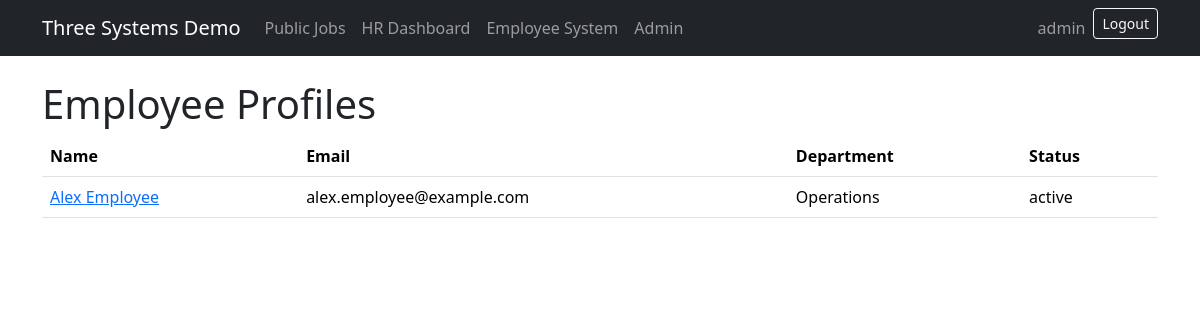
Page /employees/employees/ (signed in) on the earlier database version.
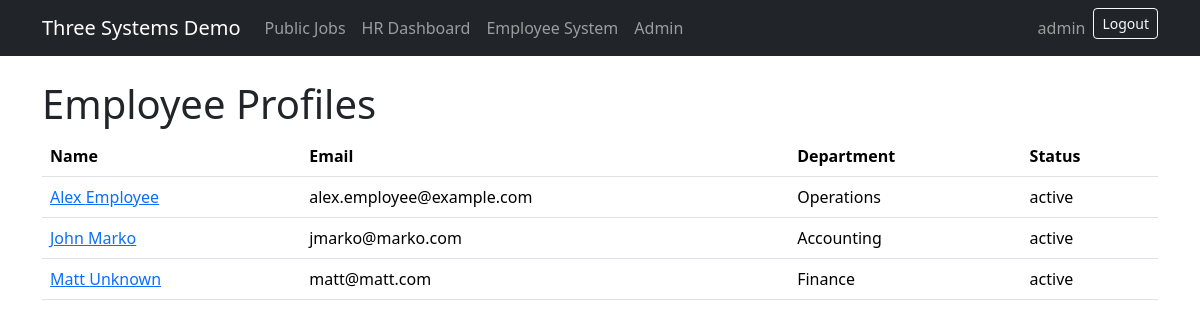
Same page on the later database version.
### employee_system/models.py (models this page shows, shortened)
class EmployeeProfile(models.Model):
    STATUS_CHOICES = [('active','Active'),('pending','Pending'),('inactive','Inactive')]
    first_name = models.CharField(max_length=100)
    last_name = models.CharField(max_length=100)
    email = models.EmailField(unique=True)
    department = models.CharField(max_length=120)
    source_application_id = models.IntegerField(null=True, blank=True)
    created_at = models.DateTimeField(auto_now_add=True)
    status = models.CharField(max_length=20, choices=STATUS_CHOICES, default='pending')

### employee_system/views.py (the view)
# urls.py: path('employees/', views.employee_list, name='employee_list'),
@employee_system_required
def employee_list(request):
    return render(request, 'employee_system/employee_list.html', {'employees': EmployeeProfile.objects.order_by('last_name')})

### employee_system/permissions.py (called while the page is built)
def is_employee_system_user(user):
    return user.is_authenticated and (user.is_superuser or user.groups.filter(name='EmployeeSystem').exists())

def employee_system_required(view_func):
    @login_required
    @wraps(view_func)
    def wrapper(request, *args, **kwargs):
        if not is_employee_system_user(request.user):
            raise PermissionDenied('EmployeeSystem group membership is required.')
        return view_func(request, *args, **kwargs)
    return wrapper

### employee_system/templates/employee_system/employee_list.html
{% extends "base.html" %}{% block content %}<h1>Employee Profiles</h1><table class="table"><tr><th>Name</th><th>Email</th><th>Department</th><th>Status</th></tr>{% for e in employees %}<tr><td><a href="{% url 'employee_system:employee_detail' e.pk %}">{{ e.first_name }} {{ e.last_name }}</a></td><td>{{ e.email }}</td><td>{{ e.department }}</td><td>{{ e.status }}</td></tr>{% empty %}<tr><td colspan="4">No employees yet.</td></tr>{% endfor %}</table>{% endblock %}

### templates/base.html (shortened to what this page needs)
{% load group_tags %}
<!doctype html>
<html lang="en">
<head>
  <link href="https://cdn.jsdelivr.net/npm/bootstrap@5.3.3/dist/css/bootstrap.min.css" rel="stylesheet">
</head>
<body>
<nav class="navbar navbar-expand-lg navbar-dark bg-dark mb-4">
  <div class="container">
    <a class="navbar-brand" href="/">Three Systems Demo</a>
    <div class="navbar-nav">
      <a class="nav-link" href="{% url 'external_jobs:public_job_list' %}">Public Jobs</a>
      {% if user.is_authenticated %}
        {% if user.is_superuser or user|has_group:"HR" %}<a class="nav-link" href="{% url 'hr:dashboard' %}">HR Dashboard</a>{% endif %}
        {% if user.is_superuser or user|has_group:"EmployeeSystem" %}<a class="nav-link" href="{% url 'employee_system:dashboard' %}">Employee System</a>{% endif %}
        {% if user.is_superuser %}<a class="nav-link" href="/admin/">Admin</a>{% endif %}
      {% endif %}
    </div>
    <div class="ms-auto navbar-nav">
      {% if user.is_authenticated %}
        <span class="navbar-text me-2">{{ user.username }}</span>
        <form method="post" action="{% url 'logout' %}">{% csrf_token %}<button class="btn btn-sm btn-outline-light">Logout</button></form>
      {% else %}
        <a class="btn btn-sm btn-outline-light" href="{% url 'login' %}">Login</a>
      {% endif %}
    </div>
  </div>
</nav>
<main class="container">
  {% block content %}{% endblock %}
</main>
</body>
</html>

Differences in the rows shown:
added EmployeeProfile: first_name "John", last_name "Marko", email "jmarko@marko.com", department "Accounting", status "active"
added EmployeeProfile: first_name "Matt", last_name "Unknown", email "matt@matt.com", department "Finance", status "active"
